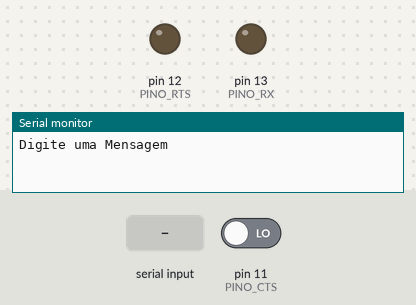
Bench run of a sketch on a simulated Arduino Uno, built with avr-gcc and run on an emulated ATmega328P. On the bench: output pins drawn as LEDs (lit = HIGH), the last lines printed to the serial monitor. The test bench sets the inputs (shaded band); at power-on: pin 11 (PINO_CTS) LOW.

Above: at 1.2 s.
1.3 s: "1\n" received over Serial
At 2.2 s:
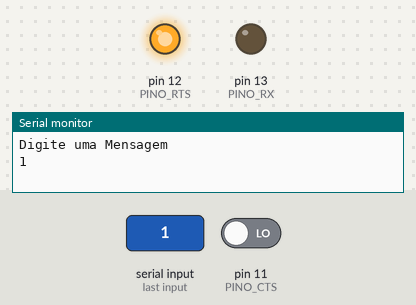
2.8 s: pin 11 (PINO_CTS) driven HIGH
At 6.6 s:
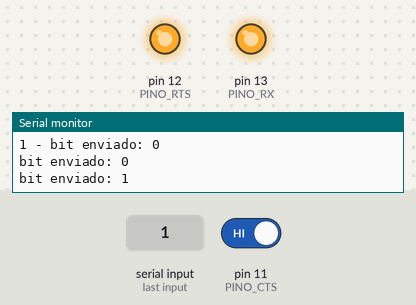
At 12.4 s:
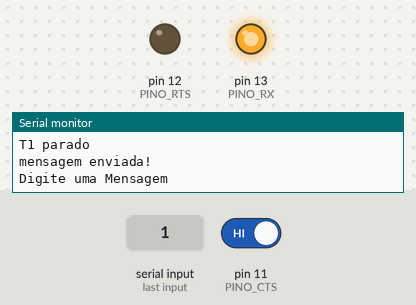
Timing chart, 0 to 13.3 s (numbered marks = the images above; inputs shaded):
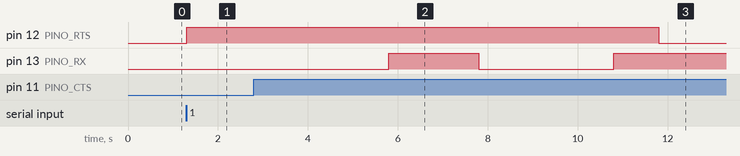

The sketch:

Serial.ino
```cpp
#define PINO_RX 13
#define PINO_CTS 11
#define PINO_RTS 12
#define CLOCK 10
#define BAUD_RATE 1
#define HALF_BAUD 1000/(2*BAUD_RATE)

#include "Temporizador.h"
 byte dataB; // dado em bytes/binario
 byte Bit_counter; //ponteiro de bits
 size_t dataSize; // tamanho do dado
 int code =-1; // identificador de estados:
 // 0 - tentando three way handshake
 // 1 - primeiro bit enviado e primeira ativação do temporizador
 // 2 - interrupção do temporizador e verificação de continuidade
 // 3 - fim da transmissão
 // 4 - transmitindo

// acha o tamanho do bit
byte findHighestBit(char x)
{
  for (int bit = 15; bit >= 0; bit--)
  {
    if (bitRead(x, bit))
    {
      return bit + 1;
    }
  }
  return 0;
}

// calcula o bit de paridade para par
byte bitParidade(byte dado){
  int counter = 0;
  byte compare = 1;
  byte bitP;
  for (byte i=0; i<8; i++){
    byte aux = bitRead(dado, i);
    if (aux == compare){
      counter ++;
    }
  }
  if (counter %2 ==0){
    bitP = 0;
  }
  else{
    bitP = 1;
  }
  return bitP;
}

// Rotina de interrupcao do timer1
// Anda bit a bit do dado binario enviando e imprimindo no Serial
ISR(TIMER1_COMPA_vect){
  //envia o bit de paridade
  if (code == 4){
  // envia os demais bits
    if (Bit_counter >= 0){
      byte sign = bitRead(dataB, Bit_counter);
      Serial.print("bit enviado: ");
      Serial.print(sign);
      if (sign == 1){
//        Serial.print(" e 1");/
        digitalWrite(13, HIGH);
      }
      else{
//        Serial.print(" e 0");/
        digitalWrite(13,LOW);
      }
      Serial.println();
    }

    if (Bit_counter == 255){
      byte bitP = bitParidade(dataB);
      Serial.print("bitP: ");
      Serial.print(bitP);
      if (bitP == 1){
//      Serial.print(" e 1");/
      digitalWrite(13, HIGH);
    }
    else{
//        Serial.print(" e 0");/
        digitalWrite(13,LOW);
      }
    Serial.println();
    }
  Bit_counter--;
  }
  //anda com o ponteiro para os bits
  // como é byte 0 -1 = 255, pois da a volta
  if (Bit_counter == 254){
    Serial.print("Code ");
    code = 2;
    Serial.print(code);
  }
}

// Executada uma vez quando o Arduino reseta
void setup(){
  //desabilita interrupcoes
  noInterrupts();
  // Configura porta serial (Serial Monitor - Ctrl + Shift + M)
  Serial.begin(9600);
  // Inicializa TX ou RX
  pinMode(PINO_RX, OUTPUT);
  pinMode(PINO_CTS, INPUT);
  pinMode(PINO_RTS, OUTPUT);
//  pinMode(CLOCK, INPUT);/
  // Configura timer
  configuraTemporizador(BAUD_RATE);
  // habilita interrupcoes
  interrupts();
}

// O loop() eh executado continuamente (como um while(true))
void loop ( ) {
  if (code == -1){
    if (!Serial.available()){
      Serial.println("Digite uma Mensagem");
    }
    while(!Serial.available());
    char dado = Serial.read();
    dataB = (byte)dado;
    Serial.println((char)dataB);
    code = 0;
    }
  //Three way handshake
  if (code == 0){

    digitalWrite(PINO_RTS, HIGH);
    byte resp = digitalRead(PINO_CTS);
    //fica preso aqui até receber o sinal que pode enviar dados
    while(resp == LOW){
//      digitalWrite(PINO_RTS, HIGH);/
      resp = digitalRead(PINO_CTS);
    }
    //delay(10);
    iniciaTemporizador();
    Serial.println("three way");
    code = 1;
  }

  // inicia o temporizador pela primeira vez
 if (code == 1){


    dataSize = 7;
    Bit_counter = dataSize;
//    Serial.println(Bit_counter);
    Serial.print((char)dataB);
    Serial.print(" - ");
//    while (!digitalRead(CLOCK));/
    code = 4;
   }

// para o temporizador e verifica se deve continuar enviando ou parar
  else if (code == 2){
      Serial.println();
      paraTemporizador();
      while(!Serial.available());
      char dado = Serial.read();
      if (dado == '\n'){
        digitalWrite(PINO_RTS, LOW);
        Serial.println("mensagem enviada!");
        code = -1;
      }
      else{
        Serial.print(dado);
        dataB = dado;
        code = 3;
//        while (!digitalRead(CLOCK));/
      }
    }
   // para o envio
  if (code == 3){
    digitalWrite(PINO_RTS, LOW);
    delay(2000);
//    return;
    code = 0;
   }

}
```

Temporizador.h
```cpp
void configuraTemporizador(int baud_rate){
  int frequencia;
  frequencia = constrain(baud_rate,1,1500);
  //set timer1 interrupt
  TCCR1A = 0;// set entire TCCR1A register to 0
  TCCR1B = 0;// same for TCCR1B
  TCNT1  = 0;//initialize counter value to 0
  //OCR1A = contador;// = (16*10^6) / (10*1024) - 1 (must be <65536)
  OCR1A = ((16 * pow(10,6))/(1024*frequencia)) - 1;
  // turn on CTC mode (clear time on compare)
  TCCR1B |= (1 << WGM12);
  // Turn T1 off
  TCCR1B &= 0xF8;
  // Disable interrupts
  TIMSK1 = 0;
  TIFR1 = 0;
}

void iniciaTemporizador(){
  Serial.println("T1 iniciado");
  TCNT1 = 0;//initialize counter value to 0
  TIFR1 = 0;
  // enable timer compare interrupt
  TIMSK1 |= (1 << OCIE1A);
  // Set CS10 and CS12 bits for 1024 prescaler
  TCCR1B |= (1 << CS12) | (1 << CS10);
}

void paraTemporizador(){
  Serial.println("T1 parado");
    // Turn T1 off
  TCCR1B &= 0xF8;
  TIMSK1 = 0;
}
```

Measured:
- after the input at 1.3 s, pin 12 (PINO_RTS): LOW → HIGH at once
- after the input at 2.8 s, pin 12 (PINO_RTS): HIGH → LOW after 9.0 s; pin 13 (PINO_RX): LOW → HIGH after 3.0 s, → LOW 2.0 s later, → HIGH 3.0 s later
